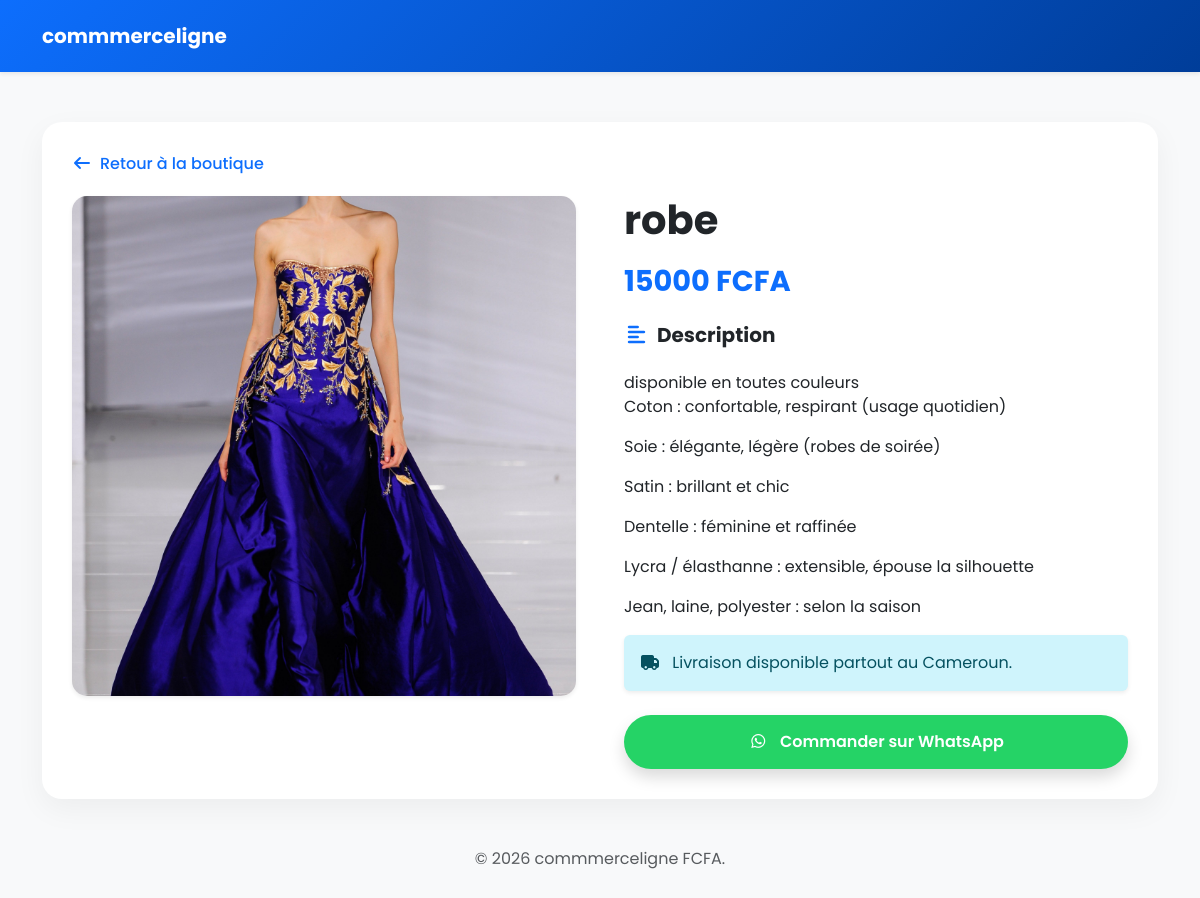
Page /produits/produit/3/ on the committed database.
### produits/models.py (models this page shows, shortened)
class Produit(models.Model):
    categorie = models.ForeignKey(Categorie, on_delete=models.SET_NULL, null=True, blank=True, related_name='produits')
    nom = models.CharField(max_length=200)
    prix = models.PositiveIntegerField(verbose_name="Prix (FCFA)") # Changé en entier pour les FCFA
    description = models.TextField()
    image = models.ImageField(upload_to='produits/', blank=True, null=True)
    disponible = models.BooleanField(default=True)
    cree_le = models.DateTimeField(auto_now_add=True)

### produits/views.py (the view)
# urls.py: path('produit/<int:pk>/', views.detail_produit, name='detail_produit'),
def detail_produit(request, pk):
    produit = get_object_or_404(Produit, pk=pk)
    return render(request, 'produits/detail.html', {'produit': produit})

### panier/context_processors.py (called while the page is built)
def panier_global(request):
    articles = Panier.objects.all()
    nombre_total = sum(item.quantite for item in articles)
    return {
        'compteur_panier': nombre_total
    }

### produits/templates/produits/detail.html (shortened to what this page needs)
{% load static %}
<!DOCTYPE html>
<html lang="fr">
<head>
    <link rel="stylesheet" href="{% static 'css/bootstrap.min.css' %}">
    <link rel="stylesheet" href="{% static 'css/all.min.css' %}">
</head>
<body>
<nav class="navbar navbar-expand-lg shadow-sm">
    <div class="container">
        <a class="navbar-brand text-white fw-bold" href="{% url 'liste_produits' %}">commmerceligne</a>
    </div>
</nav>
<div class="container">
    <div class="product-container">
        <a href="{% url 'liste_produits' %}" class="back-btn"><i class="fas fa-arrow-left me-2"></i>Retour à la boutique</a>
        <div class="row g-5">
            <div class="col-md-6">
                {% if produit.image %}
                    <img src="{{ produit.image.url }}" class="product-img shadow-sm" alt="{{ produit.nom }}">
                {% else %}
                    <div class="bg-light d-flex align-items-center justify-content-center" style="height: 400px; border-radius: 15px;">
                        <i class="fas fa-image fa-4x text-muted"></i>
                    </div>
                {% endif %}
            </div>
            <div class="col-md-6">
                <h1 class="fw-bold mb-3">{{ produit.nom }}</h1>
                <div class="price-badge">{{ produit.prix }} FCFA</div>
                <h5 class="fw-bold"><i class="fas fa-align-left me-2 text-primary"></i>Description</h5>
                <p class="text-muted mb-4" style="font-size: 1.1rem; line-height: 1.8;">
                    {{ produit.description|linebreaks }}
                </p>
                <div class="alert alert-info border-0 shadow-sm mb-4">
                    <i class="fas fa-truck me-2"></i> Livraison disponible partout au Cameroun.
                </div>
                <a href="https://wa.me/237692962370?text=Bonjour,%20je%20suis%20intéressé%20par%20le%20produit%20:%20{{ produit.nom }}"
                   class="btn-whatsapp shadow">
                    <i class="fab fa-whatsapp me-2"></i> Commander sur WhatsApp
                </a>
            </div>
        </div>
    </div>
</div>
<footer class="py-5 text-center text-muted">
    &copy; 2026 commmerceligne FCFA.
</footer>
</body>
</html>

### produits/templates/produits/detail.html (style rules this page uses)
:root { --main-blue: #0d6efd; --gradient-blue: linear-gradient(135deg, #0d6efd 0%, #003d99 100%); --whatsapp-green: #25D366; }
body { font-family: 'Poppins', sans-serif; background-color: #f8f9fa; }
.navbar { background: var(--gradient-blue) !important; padding: 1rem 0; }
.product-container { margin-top: 50px; background: white; border-radius: 20px; padding: 30px; box-shadow: 0 10px 30px rgba(0,0,0,0.05); }
.product-img { width: 100%; border-radius: 15px; object-fit: cover; max-height: 500px; }
.price-badge { font-size: 1.8rem; color: var(--main-blue); font-weight: 700; margin-bottom: 20px; }
.btn-whatsapp { background-color: var(--whatsapp-green); color: white; border-radius: 50px; padding: 15px 30px; font-weight: 600; text-decoration: none; display: inline-block; transition: 0.3s; border: none; width: 100%; text-align: center; }
.back-btn { color: var(--main-blue); text-decoration: none; font-weight: 500; display: inline-block; margin-bottom: 20px; }

### rows in the picture
Produit: image (picture), nom "robe", prix "15000", description "disponible en toutes couleurs Coton : confortable, respirant (usage quotidien) Soie : élégante, légère (robes de soirée) Satin : brillant et chic Dentelle : féminine et raffinée Lycra / élasthanne : extensible, épouse la silhouette Jean, laine, polyester : selon la saison"
